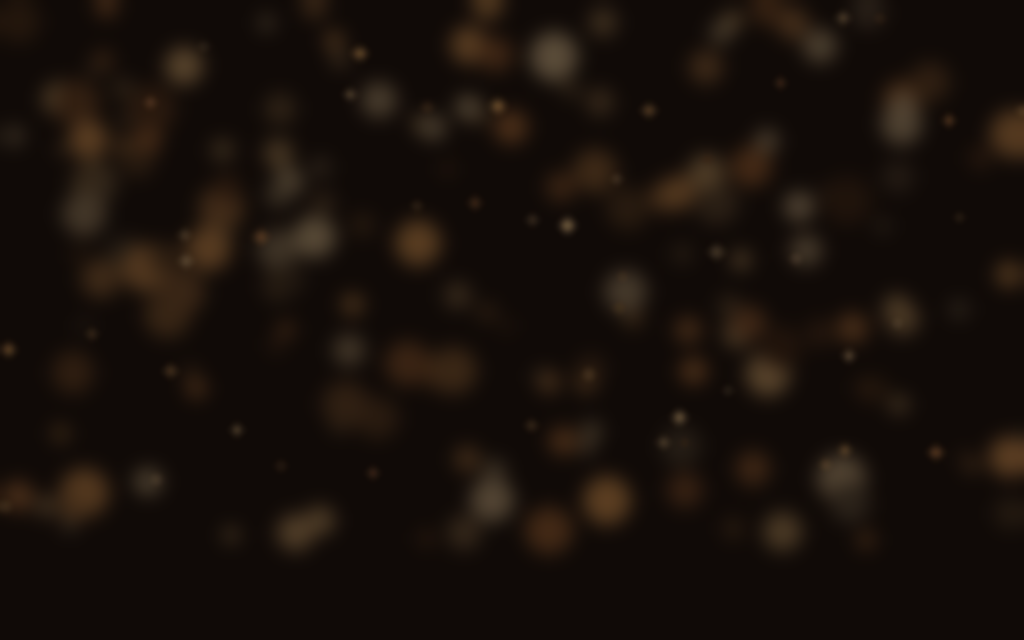
#> input picture Proyecto Cacho Flutter, 41 MB/tools/bokeh.png, 1024 x 640 px
$ python gen_plate.py
#> lines starting #> are read from the running program, lines starting #| are printed output that depends on the picture
#!/usr/bin/env python3
"""Plato de fondo del bar, compuesto en PIL (iteración rápida):
arriba el bokeh cálido desenfocado; abajo una mesa de madera con
perspectiva (deformación trapezoidal), luz cenital sobre el centro
(donde va el vaso) y viñeta. Salida: app/assets/images/bg_pub.png"""
import os

from PIL import Image, ImageChops, ImageDraw, ImageFilter

HERE = os.path.dirname(os.path.abspath(__file__))
IMG = os.path.normpath(os.path.join(HERE, "..", "app", "assets", "images"))
W, H = 720, 1280
HORIZON = 400


def find_coeffs(target, source):
    import numpy as np

    matrix = []
    for p1, p2 in zip(source, target):
        matrix.append([p1[0], p1[1], 1, 0, 0, 0, -p2[0] * p1[0], -p2[0] * p1[1]])
        matrix.append([0, 0, 0, p1[0], p1[1], 1, -p2[1] * p1[0], -p2[1] * p1[1]])
    A = np.matrix(matrix, dtype=float)
    B = np.array(target).reshape(8)
    res = np.linalg.solve(A, B)
    return np.array(res).reshape(8)


def main():
    # ---------- fondo: bokeh cálido arriba ----------
    bokeh = Image.open(os.path.join(HERE, "bokeh.png")).convert("RGB")
#> bokeh is the input picture: PIL image 1024x640 RGB; mean R, G, B 24.4, 16.2, 10.7
    bokeh = bokeh.resize((W, 560), Image.LANCZOS)
#> bokeh: PIL image 720x560 RGB
    plate = Image.new("RGB", (W, H), (13, 9, 6))
    plate.paste(bokeh, (0, 0))
    # degradado que funde el bokeh hacia la mesa
    fade = Image.new("L", (1, H), 0)
    for y in range(H):
        fade.putpixel((0, y), 255 if y < 300 else max(0, 255 - (y - 300) * 2))
    fade = fade.resize((W, H))
    plate = Image.composite(plate, Image.new("RGB", (W, H), (13, 9, 6)), fade)

    # ---------- mesa de madera en perspectiva ----------
    wood = Image.open(os.path.join(IMG, "wood.png")).convert("RGB")
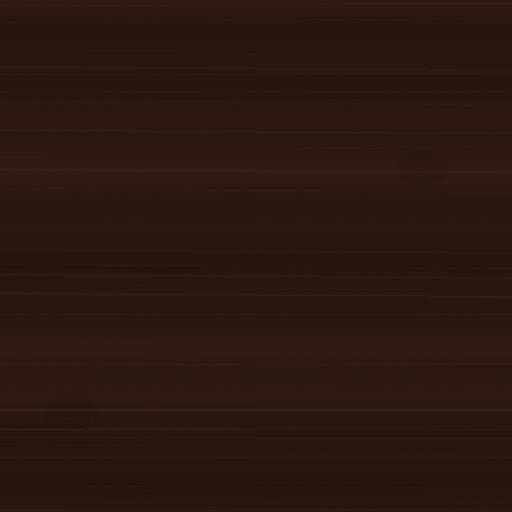
#> input picture Proyecto Cacho Flutter, 41 MB/app/assets/images/wood.png, 512 x 512 px
#> wood is the input picture: PIL image 512x512 RGB; mean R, G, B 42.3, 23.5, 15.5
    canvas = wood.resize((1024, 1024), Image.LANCZOS)
    # oscurecer y calentar la madera
    canvas = ImageChops.multiply(canvas, Image.new("RGB", canvas.size, (196, 158, 128)))
    table_h = H - HORIZON + 60
    OUT_W = W + 280
    # destino: trapecio (el borde lejano muestrea la textura comprimida)
    target = [(-40, table_h), (OUT_W + 40, table_h),
              (OUT_W - 120, 0), (120, 0)]
    source = [(0, 1024), (1024, 1024), (1024, 0), (0, 0)]
    coeffs = find_coeffs(target, source)
    table = canvas.transform((OUT_W, table_h), Image.PERSPECTIVE, coeffs,
                             Image.BICUBIC)
    # luz cenital: oscurecer según la distancia al centro de la mesa
    shade = Image.new("L", (OUT_W, table_h), 0)
#> shade: PIL image 1000x940 L; every value is 0
    dr = ImageDraw.Draw(shade)
    dr.ellipse([-OUT_W * 0.30, -table_h * 0.30, OUT_W * 1.30, table_h * 0.95], fill=235)
    shade = shade.filter(ImageFilter.GaussianBlur(90))
    dark_table = ImageChops.multiply(table, Image.new("RGB", table.size, (88, 74, 66)))
    table = Image.composite(table, dark_table, shade)
    # el borde lejano de la mesa se pierde en la penumbra
    top_fade = Image.new("L", (1, table_h), 0)
    for y in range(table_h):
        top_fade.putpixel((0, y), min(255, y * 9))
    top_fade = top_fade.resize((OUT_W, table_h))
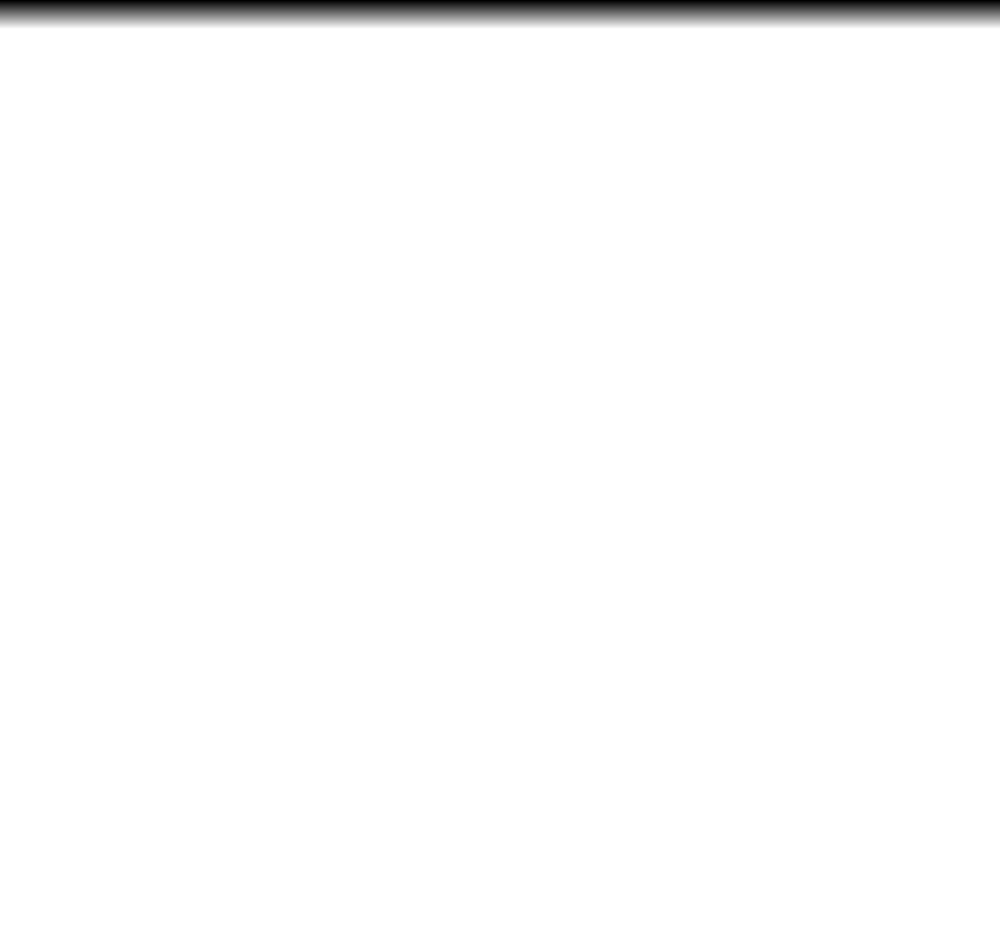
#> top_fade: PIL image 1000x940 L; min 0, max 255, mean 251
    table_dark = ImageChops.multiply(table, Image.new("RGB", table.size, (40, 34, 30)))
    table = Image.composite(table, table_dark, top_fade)
    plate.paste(table, (-140, HORIZON - 60))

    # ---------- luz cálida sobre el centro (donde va el vaso) ----------
    glow = Image.new("RGB", (W, H), (0, 0, 0))
#> glow: PIL image 720x1280 RGB; every value is 0
    dr = ImageDraw.Draw(glow)
    dr.ellipse([W * 0.16, H * 0.40, W * 0.84, H * 0.72], fill=(64, 40, 16))
    glow = glow.filter(ImageFilter.GaussianBlur(70))
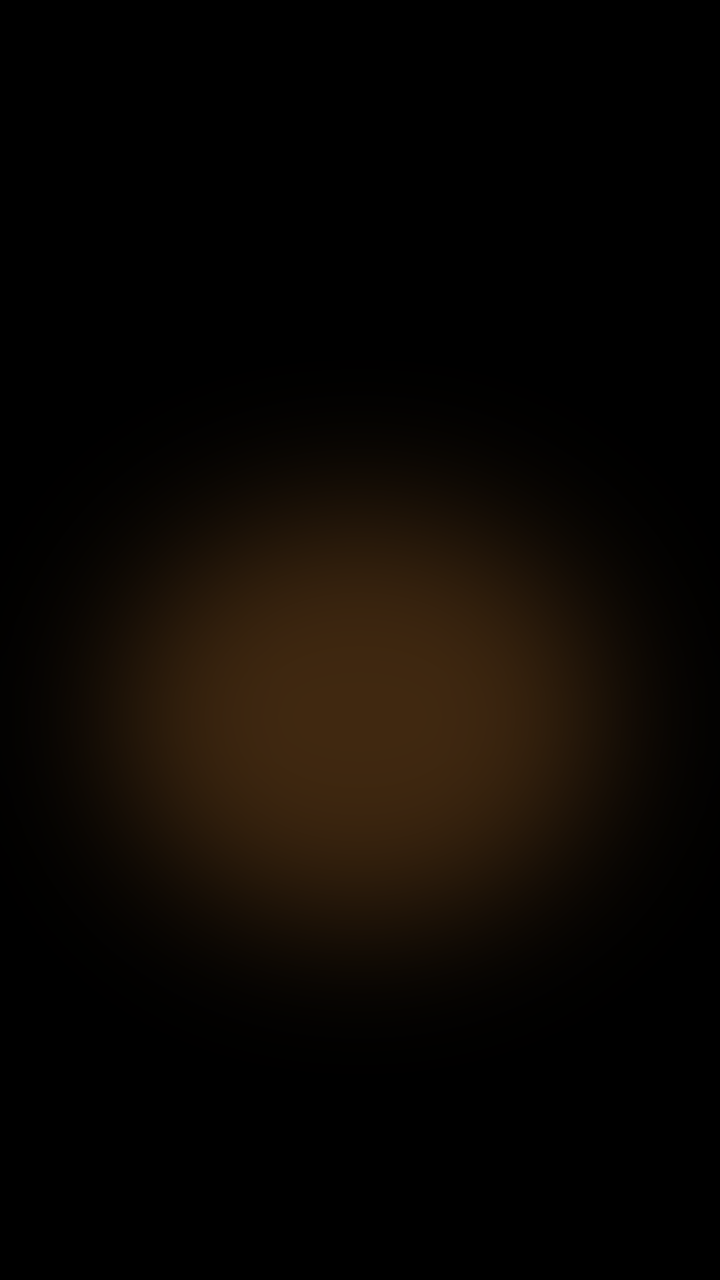
#> glow: PIL image 720x1280 RGB; mean R, G, B 10.9, 6.8, 2.7
    plate = ImageChops.add(plate, glow)
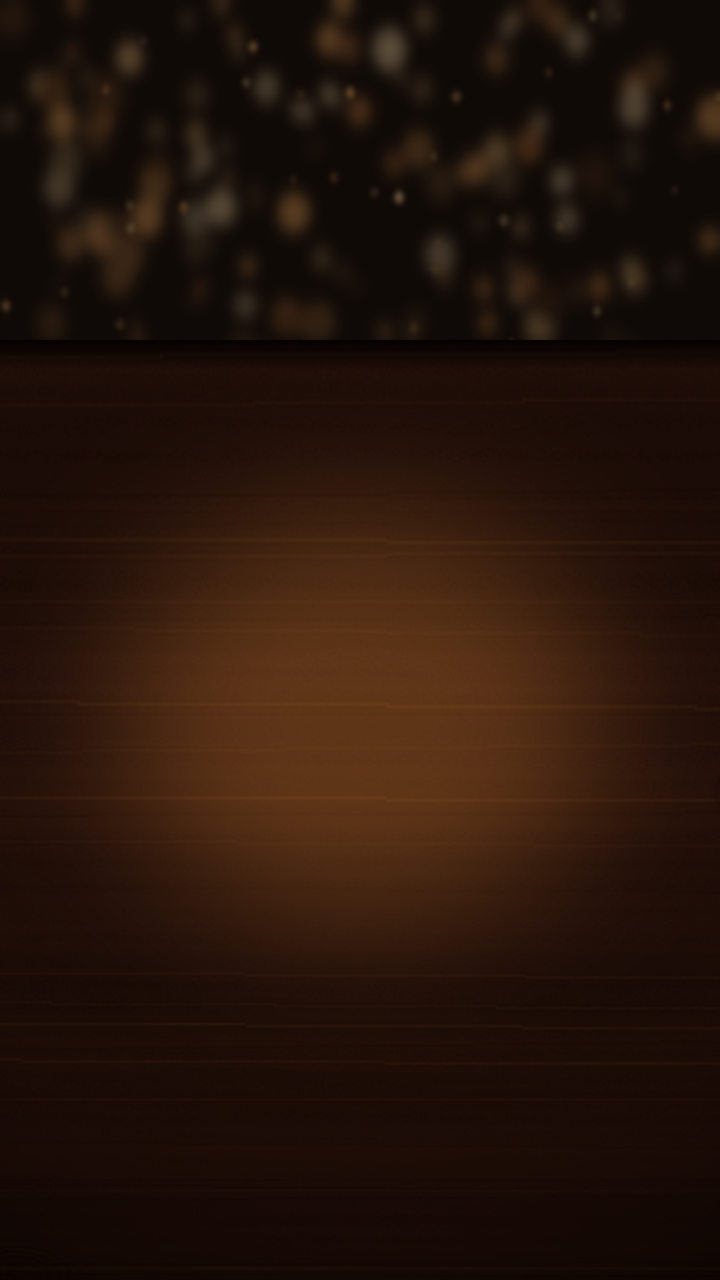
#> plate: PIL image 720x1280 RGB; mean R, G, B 38.3, 20.2, 10.6

    # ---------- viñeta general ----------
    vig = Image.new("L", (W, H), 0)
#> vig: PIL image 720x1280 L; every value is 0
    dr = ImageDraw.Draw(vig)
    dr.ellipse([-W * 0.28, -H * 0.16, W * 1.28, H * 1.02], fill=255)
    vig = vig.filter(ImageFilter.GaussianBlur(130))
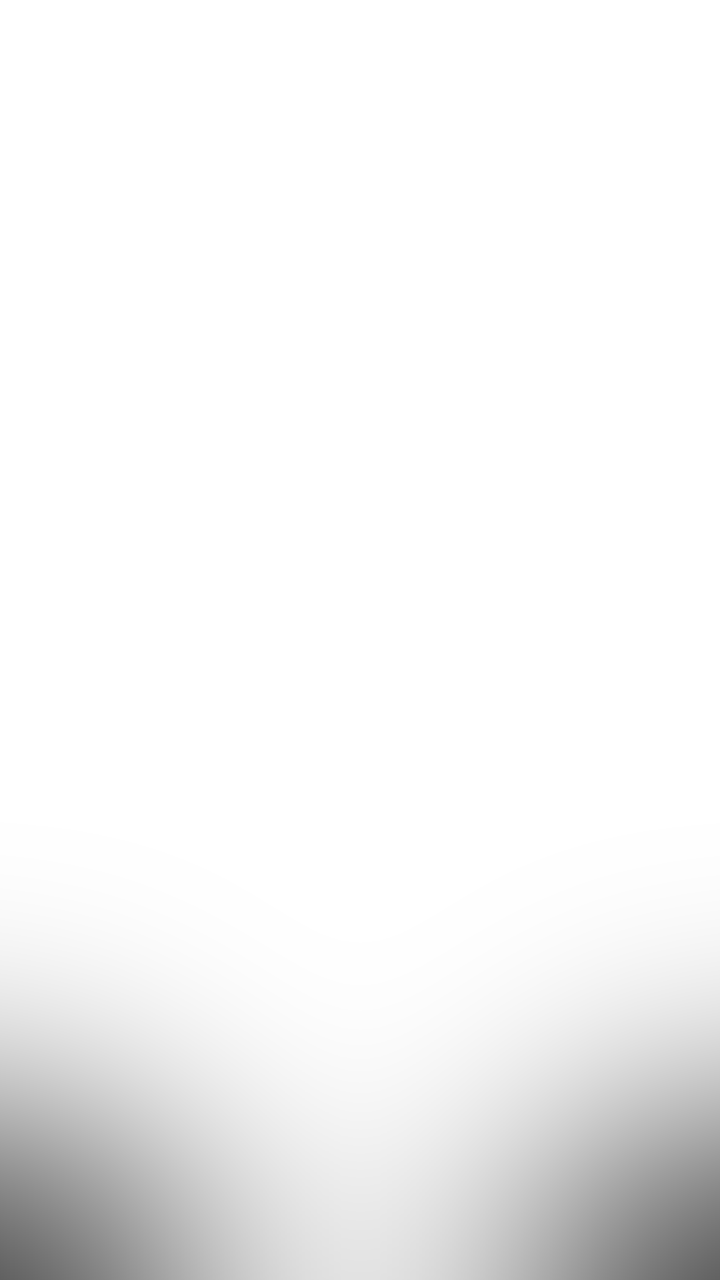
#> vig: PIL image 720x1280 L; min 97, max 255, mean 244.1
    plate = Image.composite(plate, ImageChops.multiply(plate, Image.new("RGB", (W, H), (92, 84, 80))), vig)

    plate.save(os.path.join(IMG, "bg_pub.png"), optimize=True)
    print("bg_pub PIL ok", plate.size)
#| bg_pub PIL ok (720, 1280)


if __name__ == "__main__":
    main()
